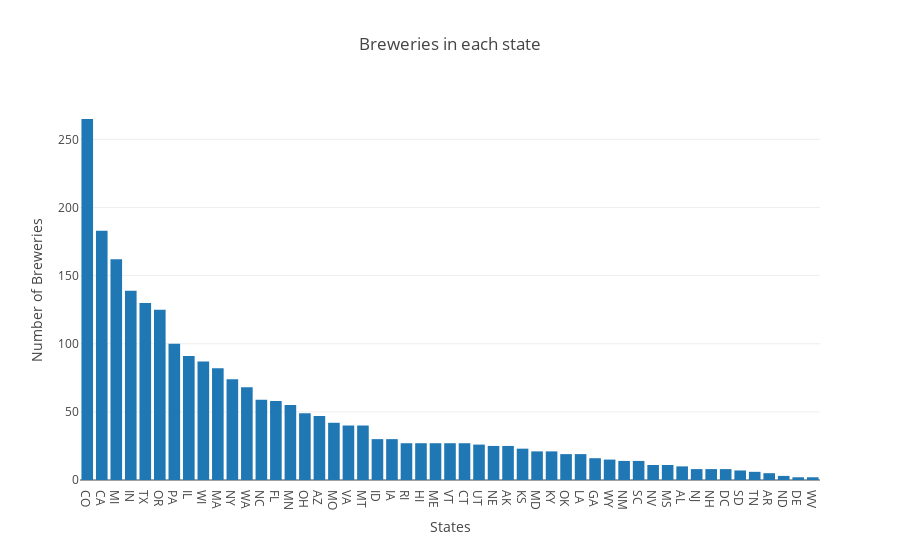

Notebook source saved alongside this figure:
### Code cell
data = [
    go.Bar(
        x=states_breweries_top['state'],
        y=states_breweries_top['brewery_id']
    )
]

layout = go.Layout(
    title='Breweries in each state',
    xaxis=dict(title='States'),
    yaxis=dict(title='Number of Breweries')
)

fig = go.Figure(data=data, layout=layout)

iplot(fig)

### Figure 1 — Plotly figure (JSON) as saved in the notebook; plotly's stock layout.template omitted (floating-point values rounded to 4 significant figures)
{"data": [{"type": "bar", "uid": "a40a1128-b48d-11e8-bbb3-acde48001122", "x": [" CO", " CA", " MI", " IN", " TX", " OR", " PA", " IL", " WI", " MA", " NY", " WA", " NC", " FL", " MN", " OH", " AZ", " MO", " VA", " MT", " ID", " IA", " RI", " HI", " ME", " VT", " CT", " UT", " NE", " AK", " KS", " MD", " KY", " OK", " LA", " GA", " WY", " NM", " SC", " NV", " MS", " AL", " NJ", " NH", " DC", " SD", " TN", " AR", " ND", " DE", " WV"], "y": [265, 183, 162, 139, 130, 125, 100, 91, 87, 82, 74, 68, 59, 58, 55, 49, 47, 42, 40, 40, 30, 30, 27, 27, 27, 27, 27, 26, 25, 25, 23, 21, 21, 19, 19, 16, 15, 14, 14, 11, 11, 10, 8, 8, 8, 7, 6, 5, 3, 2, 2]}], "layout": {"title": "Breweries in each state", "xaxis": {"title": "States"}, "yaxis": {"title": "Number of Breweries"}}}
